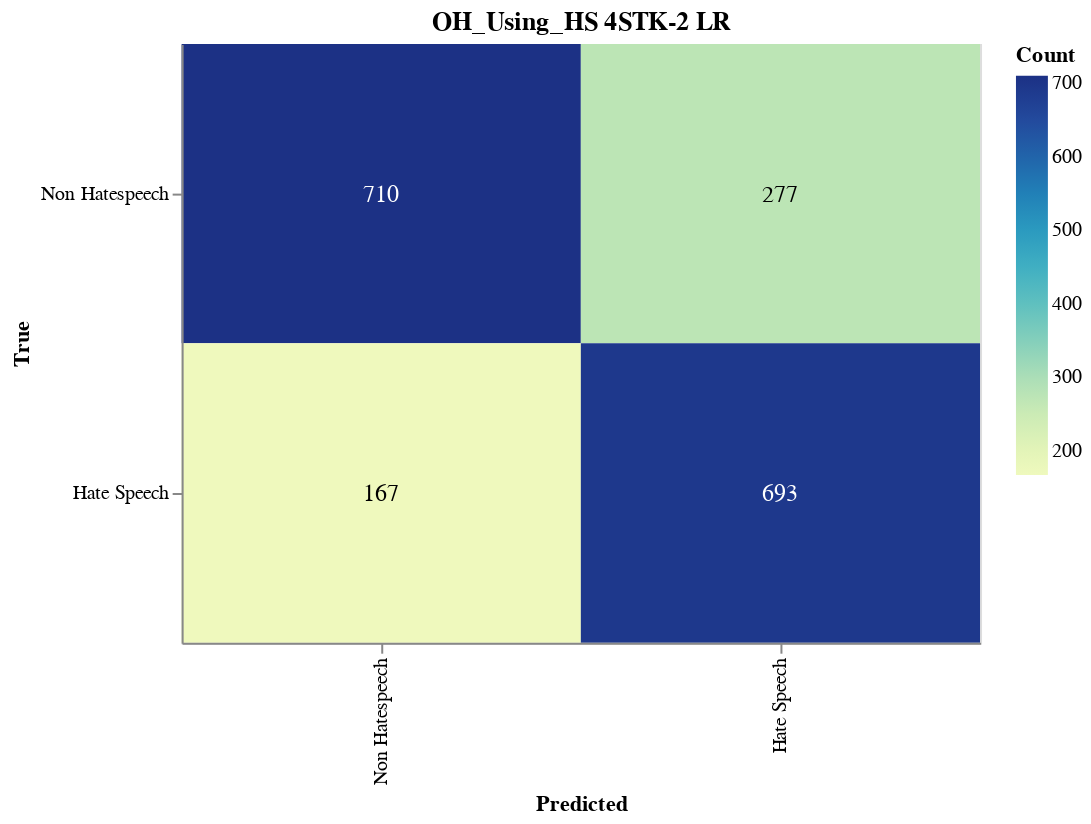

The notebook cell this image was saved under:
### Markdown cell above
#### Save CM

### Code cell
import altair as alt
import altair_saver
import pandas as pd
from sklearn.metrics import confusion_matrix

# Calculate the confusion matrix
cm = confusion_matrix(y_val, adjusted_predictions)

# Define class names
class_names = ['Non Hatespeech', 'Hate Speech']

# Convert confusion matrix to DataFrame
cm_df = pd.DataFrame(cm, index=class_names, columns=class_names).reset_index().melt(id_vars='index')
cm_df.columns = ['True', 'Predicted', 'Count']

# Ensure the order of categories
cm_df['True'] = pd.Categorical(cm_df['True'], categories=class_names, ordered=True)
cm_df['Predicted'] = pd.Categorical(cm_df['Predicted'], categories=class_names, ordered=True)

# Create the Altair plot
heatmap = alt.Chart(cm_df).mark_rect().encode(
    x=alt.X('Predicted:O', sort=class_names),
    y=alt.Y('True:O', sort=class_names),
    color='Count:Q',
    tooltip=['True', 'Predicted', 'Count']
).properties(
    width=400,
    height=300,
    title='OH_Using_HS 4STK-2 LR'
)

# Add text labels
text = heatmap.mark_text(
    align='center',
    baseline='middle',
    fontSize=12
).encode(
    text='Count:Q',
    color=alt.condition(
        alt.datum.Count > cm.max() / 2,
        alt.value('white'),
        alt.value('black')
    )
)

# Combine heatmap and text
final_chart = heatmap + text

# Display the plot
final_chart.show()

### Figure 1 — Vega-Lite specification as saved in the notebook (floating-point values rounded to 4 significant figures)
{"config": {"view": {"continuousWidth": 300, "continuousHeight": 300}}, "layer": [{"mark": {"type": "rect"}, "encoding": {"color": {"field": "Count", "type": "quantitative"}, "tooltip": [{"field": "True", "type": "ordinal"}, {"field": "Predicted", "type": "ordinal"}, {"field": "Count", "type": "quantitative"}], "x": {"field": "Predicted", "sort": ["Non Hatespeech", "Hate Speech"], "type": "ordinal"}, "y": {"field": "True", "sort": ["Non Hatespeech", "Hate Speech"], "type": "ordinal"}}, "title": "OH_Using_HS 4STK-2 LR"}, {"mark": {"type": "text", "align": "center", "baseline": "middle", "fontSize": 12}, "encoding": {"color": {"condition": {"test": "(datum.Count > 355.0)", "value": "white"}, "value": "black"}, "text": {"field": "Count", "type": "quantitative"}, "tooltip": [{"field": "True", "type": "ordinal"}, {"field": "Predicted", "type": "ordinal"}, {"field": "Count", "type": "quantitative"}], "x": {"field": "Predicted", "sort": ["Non Hatespeech", "Hate Speech"], "type": "ordinal"}, "y": {"field": "True", "sort": ["Non Hatespeech", "Hate Speech"], "type": "ordinal"}}, "title": "OH_Using_HS 4STK-2 LR"}], "data": {"name": "data-6380e6fa23f3fc7f57a8cd1bf2dd4cb3"}, "height": 300, "width": 400, "$schema": "https://vega.github.io/schema/vega-lite/v5.17.0.json", "datasets": {"data-6380e6fa23f3fc7f57a8cd1bf2dd4cb3": [{"True": "Non Hatespeech", "Predicted": "Non Hatespeech", "Count": 710}, {"True": "Hate Speech", "Predicted": "Non Hatespeech", "Count": 167}, {"True": "Non Hatespeech", "Predicted": "Hate Speech", "Count": 277}, {"True": "Hate Speech", "Predicted": "Hate Speech", "Count": 693}]}}
